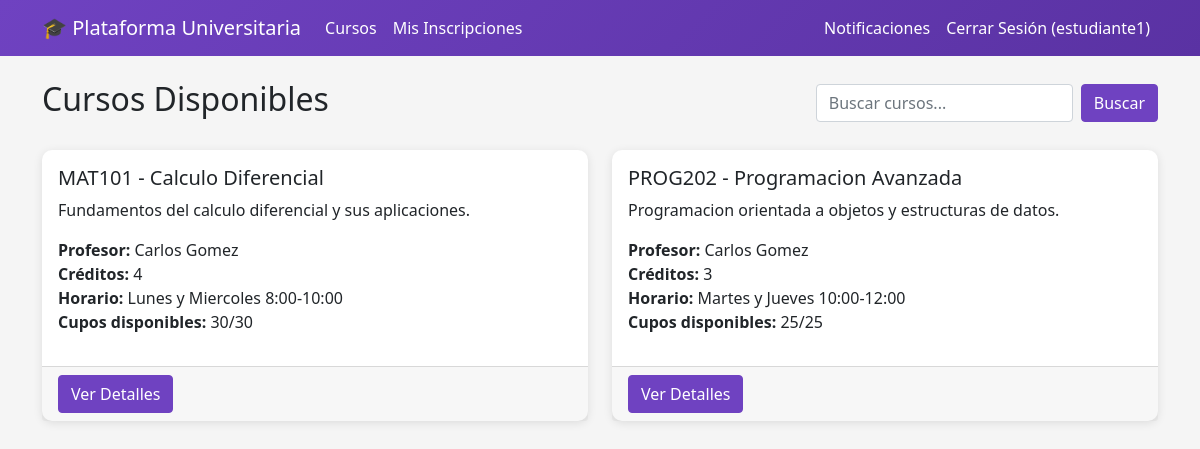
The page /courses/ (signed in) on the database its author committed.
### core/models.py (models this page shows, shortened)
class Course(models.Model):
    code = models.CharField(max_length=20, unique=True)
    name = models.CharField(max_length=200)
    credits = models.IntegerField()
    professor = models.ForeignKey(User, on_delete=models.CASCADE, limit_choices_to={'profile__role': 'professor'})
    schedule = models.CharField(max_length=100)
    capacity = models.IntegerField()
    available_spots = models.IntegerField()
    description = models.TextField(blank=True)
    is_active = models.BooleanField(default=True)
    created_at = models.DateTimeField(auto_now_add=True)
    updated_at = models.DateTimeField(auto_now=True)

### core/views.py (the view, shortened to what this page needs)
# urls.py: path('courses/', views.course_list, name='course_list'),
@login_required
def course_list(request):
    query = request.GET.get('q', '')
    courses = Course.objects.filter(is_active=True)
    context = {
        'courses': courses,
        'query': query,
    }
    return render(request, 'core/course_list.html', context)

### core/templates/core/course_list.html
{% extends 'core/base.html' %}
{% block content %}
<div class="d-flex justify-content-between align-items-center mb-4">
    <h2>Cursos Disponibles</h2>
    <form method="get" class="d-flex">
        <input type="text" name="q" class="form-control me-2" placeholder="Buscar cursos..." value="{{ query }}">
        <button type="submit" class="btn btn-primary">Buscar</button>
    </form>
</div>
<div class="row">
    {% for course in courses %}
    <div class="col-md-6 mb-4">
        <div class="card h-100">
            <div class="card-body">
                <h5 class="card-title">{{ course.code }} - {{ course.name }}</h5>
                <p class="card-text">{{ course.description|truncatewords:20 }}</p>
                <ul class="list-unstyled">
                    <li><strong>Profesor:</strong> {{ course.professor.get_full_name }}</li>
                    <li><strong>Créditos:</strong> {{ course.credits }}</li>
                    <li><strong>Horario:</strong> {{ course.schedule }}</li>
                    <li><strong>Cupos disponibles:</strong> {{ course.available_spots }}/{{ course.capacity }}</li>
                </ul>
            </div>
            <div class="card-footer">
                <a href="{% url 'course_detail' course.id %}" class="btn btn-primary">Ver Detalles</a>
            </div>
        </div>
    </div>
    {% empty %}
    <div class="col-12">
        <div class="alert alert-info">
            No se encontraron cursos.
        </div>
    </div>
    {% endfor %}
</div>
{% endblock %}

### core/templates/core/base.html (shortened to what this page needs)
<!DOCTYPE html>
<html lang="es">
<head>
    <link href="https://cdn.jsdelivr.net/npm/bootstrap@5.1.3/dist/css/bootstrap.min.css" rel="stylesheet">
</head>
<body>
    <nav class="navbar navbar-expand-lg navbar-dark">
        <div class="container">
            <a class="navbar-brand" href="{% url 'home' %}">
                🎓 Plataforma Universitaria
            </a>
            <div class="collapse navbar-collapse" id="navbarNav">
                <ul class="navbar-nav me-auto">
                    {% if user.is_authenticated %}
                        <li class="nav-item">
                            <a class="nav-link" href="{% url 'course_list' %}">Cursos</a>
                        </li>
                        {% if user.profile.role == 'student' %}
                        <li class="nav-item">
                            <a class="nav-link" href="{% url 'my_enrollments' %}">Mis Inscripciones</a>
                        </li>
                        {% endif %}
                    {% endif %}
                </ul>
                <ul class="navbar-nav">
                    {% if user.is_authenticated %}
                        <li class="nav-item">
                            <a class="nav-link" href="{% url 'notifications' %}">Notificaciones</a>
                        </li>
                        <li class="nav-item">
                            <a class="nav-link" href="{% url 'logout' %}">Cerrar Sesión ({{ user.username }})</a>
                        </li>
                    {% endif %}
                </ul>
            </div>
        </div>
    </nav>
    <main class="container my-4">
        {% block content %}
        {% endblock %}
    </main>
</body>
</html>

### core/templates/core/base.html (style rules this page uses)
:root { --primary-color: #6f42c1; --primary-dark: #5a32a3; }
body { background-color: #f5f5f5; font-family: 'Segoe UI', Tahoma, Geneva, Verdana, sans-serif; }
.navbar { background: linear-gradient(135deg, var(--primary-color), var(--primary-dark)); }
.navbar-brand, .nav-link { color: white !important; }
.btn-primary { background-color: var(--primary-color); border-color: var(--primary-color); }
.card { border: none; box-shadow: 0 2px 10px rgba(0,0,0,0.1); border-radius: 10px; }

### rows shown on the page
Course: code "MAT101", name "Calculo Diferencial", description "Fundamentos del calculo diferencial y sus aplicaciones.", professor.get_full_name "Carlos Gomez", credits "4", schedule "Lunes y Miercoles 8:00-10:00", available_spots "30", capacity "30"
Course: code "PROG202", name "Programacion Avanzada", description "Programacion orientada a objetos y estructuras de datos.", professor.get_full_name "Carlos Gomez", credits "3", schedule "Martes y Jueves 10:00-12:00", available_spots "25", capacity "25"

### other values the page prints
{{ user.username }} "estudiante1"
